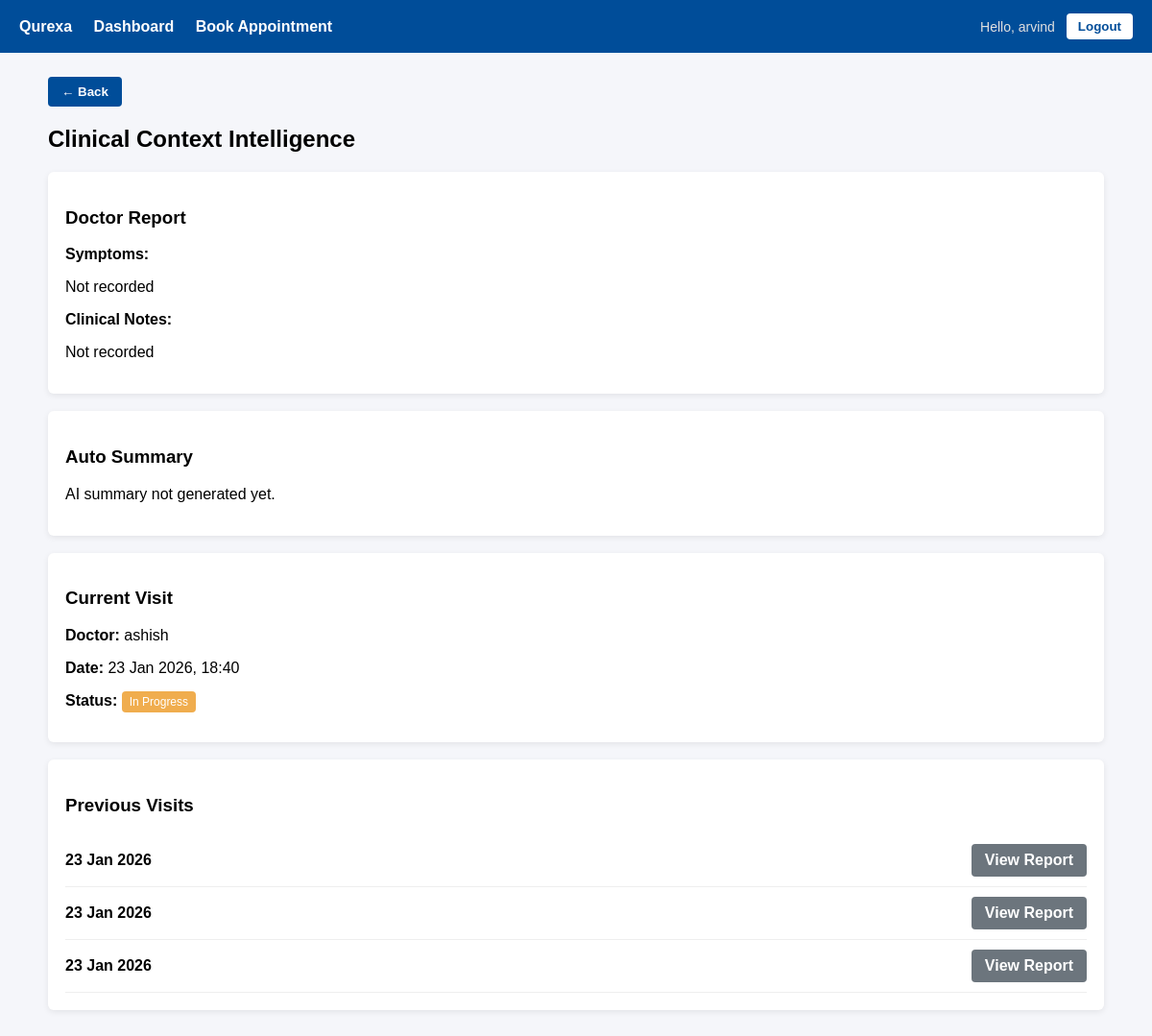
/records/visit/4/context/ (signed in), run on an earlier commit of the app's database.
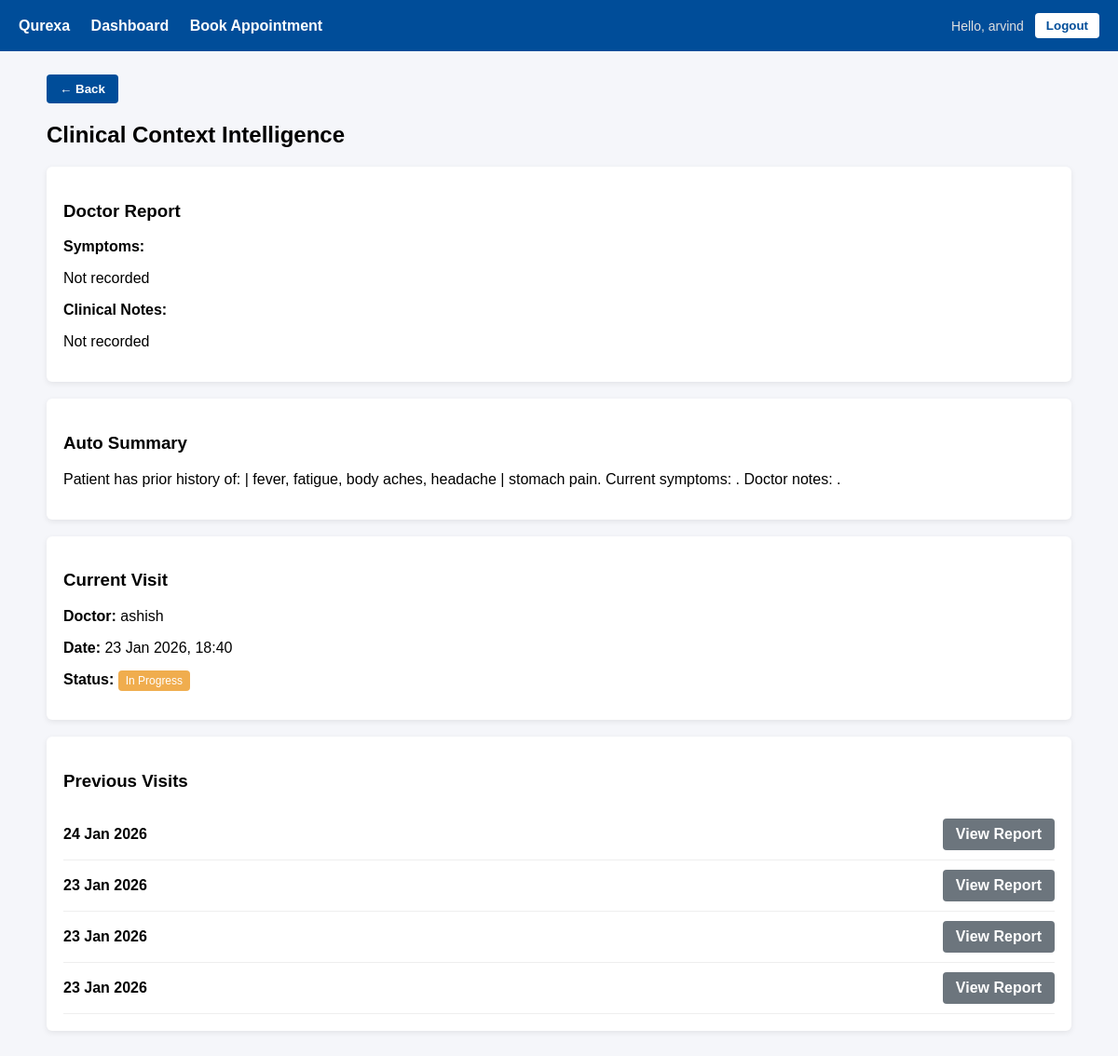
And on a later commit of the database.
### records/models.py (models this page shows, shortened)
class Visit(models.Model):
    appointment = models.OneToOneField(
        Appointment,
        on_delete=models.CASCADE,
        limit_choices_to={'status': 'COMPLETED'}
    )
    patient = models.ForeignKey(Patient, on_delete=models.CASCADE, editable=False)
    doctor = models.ForeignKey(Doctor, on_delete=models.CASCADE, editable=False)
    symptoms = models.TextField(blank=True)
    clinical_notes = models.TextField(blank=True)
    ai_summary = models.TextField(blank=True)
    is_finalized = models.BooleanField(default=False)
    created_at = models.DateTimeField(auto_now_add=True)
    def previous_visits(self):
        return Visit.objects.filter(
            patient=self.patient
        ).exclude(id=self.id).order_by('-created_at')

### doctors/models.py (models this page shows, shortened)
class Doctor(models.Model):
    user = models.OneToOneField(
        settings.AUTH_USER_MODEL,
        on_delete=models.CASCADE
    )
    specialization = models.CharField(max_length=100)
    experience_years = models.IntegerField()
    created_at = models.DateTimeField(auto_now_add=True)  # ✅ FIX

### users/models.py (models this page shows, shortened)
class User(AbstractUser):
    ROLE_CHOICES = (
        ('ADMIN', 'Admin'),
        ('DOCTOR', 'Doctor'),
        ('PATIENT', 'Patient'),
    )
    role = models.CharField(
        max_length=10,
        choices=ROLE_CHOICES,
        default='PATIENT'  # ✅ safety default
    )
    mobile = models.CharField(
        max_length=15,
        unique=True,
        null=True,
        blank=True
    )

### records/views.py (the view, shortened to what this page needs)
# urls.py: path('visit/<int:visit_id>/context/', visit_context, name='visit_context'),
@login_required
def visit_context(request, visit_id):
    visit = get_object_or_404(Visit, id=visit_id)
    if request.user.role == 'DOCTOR':
        if visit.doctor.user != request.user:
            return HttpResponseForbidden("Not your patient")
    elif request.user.role == 'PATIENT':
        if visit.patient.user != request.user:
            return HttpResponseForbidden("Access denied")
    else:
        return HttpResponseForbidden("Unauthorized")
    previous_visits = visit.previous_visits()
    return render(
        request,
        'records/visit_context.html',
        {
            'visit': visit,
            'previous_visits': previous_visits,
        }
    )

### templates/records/visit_context.html
{% extends "base.html" %}
{% block content %}
<button onclick="history.back()" class="btn btn-outline-primary mb-3">
    ← Back
</button>
<h2 class="page-title">Clinical Context Intelligence</h2>
<div class="card">
    <h3>Doctor Report</h3>
    {% if user.role == "DOCTOR" %}
        {% if not visit.is_finalized %}
            <form method="post">
                {% csrf_token %}
                <div class="form-row">
                    <div class="form-group">
                        <label>Symptoms</label>
                        <textarea name="symptoms" rows="4">{{ visit.symptoms }}</textarea>
                    </div>
                    <div class="form-group">
                        <label>Clinical Notes</label>
                        <textarea name="clinical_notes" rows="4">{{ visit.clinical_notes }}</textarea>
                    </div>
                </div>
                <div class="action-row">
                    <button type="submit" name="save" class="btn btn-primary">
                        Save Notes
                    </button>
                    <button type="submit" name="generate_ai" class="btn btn-secondary">
                        Generate AI Summary
                    </button>
                    <button type="submit" name="finalize" class="btn btn-danger">
                        Finalize Visit
                    </button>
                </div>
            </form>
        {% else %}
            <p><strong>Symptoms:</strong></p>
            <p>{{ visit.symptoms|default:"Not recorded" }}</p>
            <p><strong>Clinical Notes:</strong></p>
            <p>{{ visit.clinical_notes|default:"Not recorded" }}</p>
            <p class="text-muted">
                This visit is finalized and cannot be edited.
            </p>
        {% endif %}
    {% else %}
        <p><strong>Symptoms:</strong></p>
        <p>{{ visit.symptoms|default:"Not recorded" }}</p>
        <p><strong>Clinical Notes:</strong></p>
        <p>{{ visit.clinical_notes|default:"Not recorded" }}</p>
    {% endif %}
</div>
<div class="card">
    <h3>Auto Summary</h3>
    {% if visit.ai_summary %}
        <p class="ai-summary">{{ visit.ai_summary }}</p>
    {% else %}
        <p class="text-muted">AI summary not generated yet.</p>
    {% endif %}
</div>
<div class="card">
    <h3>Current Visit</h3>
    <p><strong>Doctor:</strong> {{ visit.doctor.user.username }}</p>
    <p><strong>Date:</strong> {{ visit.created_at|date:"d M Y, H:i" }}</p>
    <p>
        <strong>Status:</strong>
        {% if visit.is_finalized %}
            <span class="badge badge-completed">Completed</span>
        {% else %}
            <span class="badge badge-pending">In Progress</span>
        {% endif %}
    </p>
</div>
<div class="card">
    <h3>Previous Visits</h3>
    {% if previous_visits %}
        <ul class="visit-list">
            {% for v in previous_visits %}
                <li class="visit-item">
                    <span class="visit-date">
                        {{ v.created_at|date:"d M Y" }}
                    </span>
                    <a class="btn btn-sm btn-secondary"
                       href="/records/visit/{{ v.id }}/context/">
                        View Report
                    </a>
                </li>
            {% endfor %}
        </ul>
    {% else %}
        <p class="text-muted">No previous visits available.</p>
    {% endif %}
</div>
{% endblock %}

What changed in the data, as far as the page shows it:
changed Visit "Not recorded": ai_summary (not shown) → "Patient has prior history of: | fever, fatigue, body aches, headache | stomach pain. Current symptoms: . Doctor notes: ."
added Visit: created_at "24 Jan 2026"
Also different on the page:
text no longer shown: "AI summary not generated yet."
